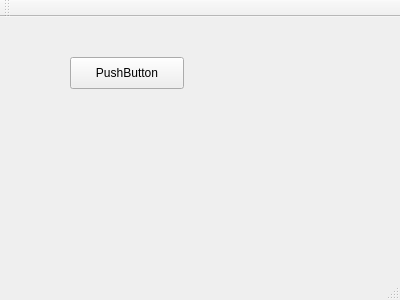
<?xml version="1.0" encoding="UTF-8"?>
<ui version="4.0">
 <class>MainWindow</class>
 <widget class="QMainWindow" name="MainWindow">
  <property name="geometry">
   <rect>
    <x>0</x>
    <y>0</y>
    <width>400</width>
    <height>300</height>
   </rect>
  </property>
  <property name="windowTitle">
   <string>MainWindow</string>
  </property>
  <widget class="QWidget" name="centralWidget">
   <widget class="QPushButton" name="pushButton">
    <property name="geometry">
     <rect>
      <x>70</x>
      <y>40</y>
      <width>114</width>
      <height>32</height>
     </rect>
    </property>
    <property name="text">
     <string>PushButton</string>
    </property>
   </widget>
  </widget>
  <widget class="QMenuBar" name="menuBar">
   <property name="geometry">
    <rect>
     <x>0</x>
     <y>0</y>
     <width>400</width>
     <height>22</height>
    </rect>
   </property>
  </widget>
  <widget class="QToolBar" name="mainToolBar">
   <attribute name="toolBarArea">
    <enum>TopToolBarArea</enum>
   </attribute>
   <attribute name="toolBarBreak">
    <bool>false</bool>
   </attribute>
  </widget>
  <widget class="QStatusBar" name="statusBar"/>
 </widget>
 <layoutdefault spacing="6" margin="11"/>
 <resources/>
 <connections/>
</ui>
